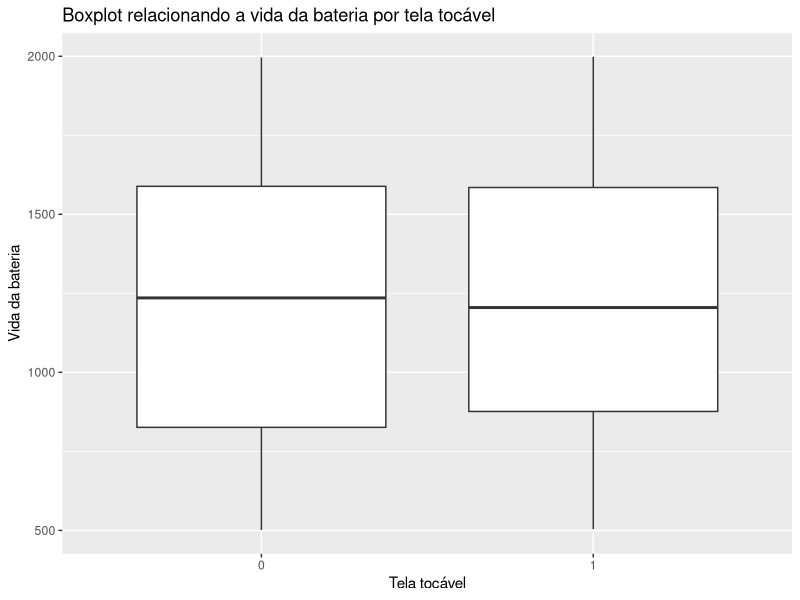
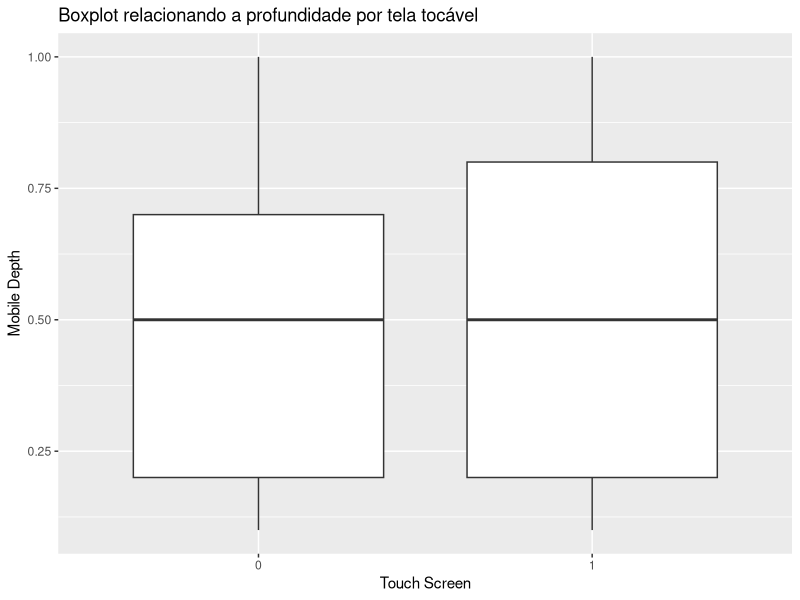
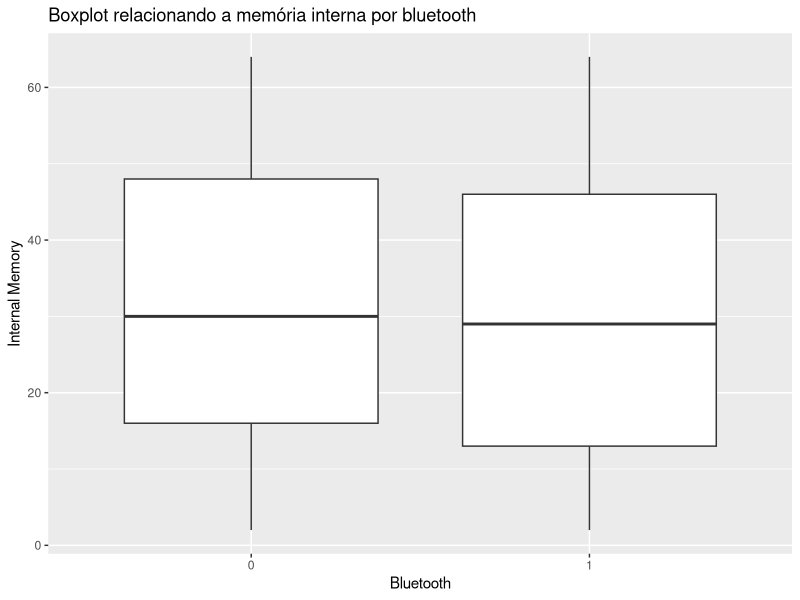

The R script that drew these images, in order:
# Exercicio3.R
## Alunos: Davi Rodrigues Chiqueti, Michelli Patricia Luvison, Renan dos Santos Silva
### 2024-04-19

# Leitura dos dados
dados <- read.csv2("mobile.csv", dec=".")

# Seleciona uma amostra ao acaso com 600 observações
library(dplyr)
set.seed(123) # Garante a reprodutibilidade da amostra
amostra <- dados %>% sample_n(600) 

# Questão 1: Calcule a média, desvio padrão e coeficiente de variação para as seguintes variáveis:
## A: battery_power em função de touch_screen
bateria_total <- amostra %>% 
  group_by(touch_screen) %>% 
  summarise(
    media = mean(battery_power),
    desvio_padrao = sd(battery_power),
    coeficiente_variacao = (sd(battery_power) / mean(battery_power)) * 100
  )
# Conclusão:
## Podemos perceber que ainda que os smarthphones tenham evoluído muito ao longo dos anos,
## com o touchscreen e outras tecnologias, a capacidade média da bateria continua igual.
## Demonstrando que o consumo de energia não é ponto de foco que as empresas buscam aprimorar.

# B: m_dep em função de touch_screen
profundidade <- amostra %>% 
  group_by(touch_screen) %>% 
  summarise(
    media = mean(m_dep),
    desvio_padrao = sd(m_dep),
    coef_variacao = (sd(m_dep) / mean(m_dep)) * 100
  )
profundidade
# Conclusão:
## Dispositivos com tela sensível ao toque têm uma média de profundidade ligeiramente maior em comparação com os dispositivos sem tela sensível ao toque.
## Além de terem um desvio padrão menor, ou seja, menos valores discrepantes.

# C: int_memory em função de blue
memoria_interna <- amostra %>% 
  group_by(blue) %>% 
  summarise(
    media = mean(int_memory),
    desvio_padrao = sd(int_memory),
    coef_variacao = (sd(int_memory) / mean(int_memory)) * 100
  )
memoria_interna
# Conclusão:
## Dispositivos com Bluetooth têm uma média de memória interna ligeiramente menor em comparação com dispositivos sem Bluetooth.
## O desvio padrão da memória interna para ambos os grupos é relativamente próximo.
## O coeficiente de variação indica que a dispersão em relação à média é um pouco maior para dispositivos com Bluetooth.

library(ggplot2)
# Gráfico do item 1.a
ggplot(amostra, aes(x = as.factor(touch_screen), y = battery_power)) +
  geom_boxplot() +
  labs(title = "Boxplot relacionando a vida da bateria por tela tocável", x = "Tela tocável", y = "Vida da bateria")

# Gráfico do item 1.b
ggplot(amostra, aes(x = as.factor(touch_screen), y = m_dep)) +
  geom_boxplot() +
  labs(title = "Boxplot relacionando a profundidade por tela tocável", x = "Touch Screen", y = "Mobile Depth")

# Gráfico do item 1.c
ggplot(amostra, aes(x = as.factor(blue), y = int_memory)) +
  geom_boxplot() +
  labs(title = "Boxplot relacionando a memória interna por bluetooth", x = "Bluetooth", y = "Internal Memory")

